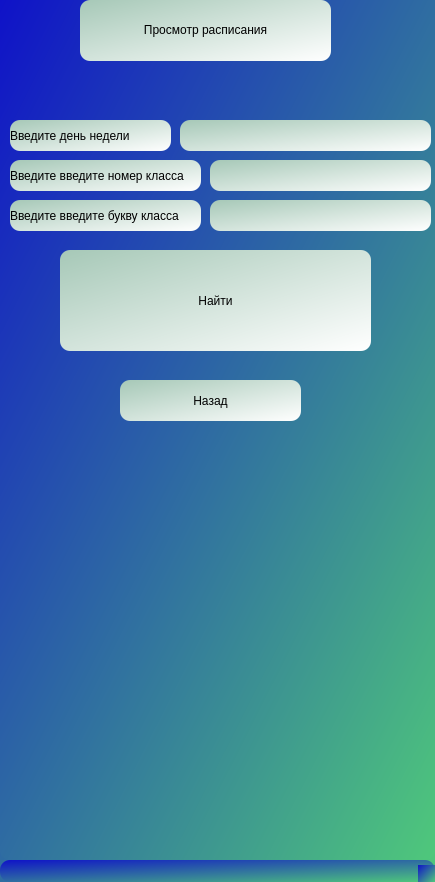
<?xml version="1.0" encoding="UTF-8"?>
<ui version="4.0">
 <class>MainWindow</class>
 <widget class="QMainWindow" name="MainWindow">
  <property name="geometry">
   <rect>
    <x>0</x>
    <y>0</y>
    <width>435</width>
    <height>882</height>
   </rect>
  </property>
  <property name="windowTitle">
   <string>MainWindow</string>
  </property>
  <property name="styleSheet">
   <string notr="true">background-color: qlineargradient(spread:pad, x1:0, y1:0, x2:1, y2:1, stop:0 rgba(15, 18, 200, 255), stop:1 rgba(79, 200, 123, 255));
border-radius: 10px;</string>
  </property>
  <widget class="QWidget" name="centralwidget">
   <widget class="QLabel" name="label_4">
    <property name="geometry">
     <rect>
      <x>80</x>
      <y>0</y>
      <width>251</width>
      <height>61</height>
     </rect>
    </property>
    <property name="toolTip">
     <string>&lt;html&gt;&lt;head/&gt;&lt;body&gt;&lt;p align=&quot;center&quot;&gt;Редактирование ученика&lt;/p&gt;&lt;/body&gt;&lt;/html&gt;</string>
    </property>
    <property name="whatsThis">
     <string>&lt;html&gt;&lt;head/&gt;&lt;body&gt;&lt;p align=&quot;center&quot;&gt;Редактирование ученика&lt;/p&gt;&lt;/body&gt;&lt;/html&gt;</string>
    </property>
    <property name="styleSheet">
     <string notr="true">background-color: qlineargradient(spread:pad, x1:0, y1:0, x2:1, y2:1, stop:0 rgba(166, 200, 183, 255), stop:1 rgba(255, 255, 255, 255));</string>
    </property>
    <property name="text">
     <string>&lt;html&gt;&lt;head/&gt;&lt;body&gt;&lt;p align=&quot;center&quot;&gt;Просмотр расписания&lt;/p&gt;&lt;/body&gt;&lt;/html&gt;</string>
    </property>
   </widget>
   <widget class="QLabel" name="label_8">
    <property name="geometry">
     <rect>
      <x>20</x>
      <y>200</y>
      <width>151</width>
      <height>31</height>
     </rect>
    </property>
    <property name="styleSheet">
     <string notr="true">background-color: rgb(255, 167, 15);</string>
    </property>
    <property name="text">
     <string>Введите новый данные</string>
    </property>
   </widget>
   <widget class="QPushButton" name="finish">
    <property name="geometry">
     <rect>
      <x>60</x>
      <y>250</y>
      <width>311</width>
      <height>101</height>
     </rect>
    </property>
    <property name="styleSheet">
     <string notr="true">background-color: qlineargradient(spread:pad, x1:0, y1:0, x2:1, y2:1, stop:0 rgba(166, 200, 183, 255), stop:1 rgba(255, 255, 255, 255));</string>
    </property>
    <property name="text">
     <string>Найти</string>
    </property>
   </widget>
   <widget class="QPushButton" name="back">
    <property name="geometry">
     <rect>
      <x>120</x>
      <y>380</y>
      <width>181</width>
      <height>41</height>
     </rect>
    </property>
    <property name="styleSheet">
     <string notr="true">background-color: qlineargradient(spread:pad, x1:0, y1:0, x2:1, y2:1, stop:0 rgba(166, 200, 183, 255), stop:1 rgba(255, 255, 255, 255));</string>
    </property>
    <property name="text">
     <string>Назад</string>
    </property>
   </widget>
   <widget class="QLabel" name="label_12">
    <property name="geometry">
     <rect>
      <x>10</x>
      <y>120</y>
      <width>161</width>
      <height>31</height>
     </rect>
    </property>
    <property name="styleSheet">
     <string notr="true">background-color: qlineargradient(spread:pad, x1:0, y1:0, x2:1, y2:1, stop:0 rgba(166, 200, 183, 255), stop:1 rgba(255, 255, 255, 255));</string>
    </property>
    <property name="text">
     <string>Введите день недели</string>
    </property>
   </widget>
   <widget class="QLineEdit" name="day">
    <property name="geometry">
     <rect>
      <x>180</x>
      <y>120</y>
      <width>251</width>
      <height>31</height>
     </rect>
    </property>
    <property name="styleSheet">
     <string notr="true">background-color: qlineargradient(spread:pad, x1:0, y1:0, x2:1, y2:1, stop:0 rgba(166, 200, 183, 255), stop:1 rgba(255, 255, 255, 255));</string>
    </property>
   </widget>
   <widget class="QLabel" name="label_17">
    <property name="geometry">
     <rect>
      <x>10</x>
      <y>200</y>
      <width>191</width>
      <height>31</height>
     </rect>
    </property>
    <property name="styleSheet">
     <string notr="true">background-color: qlineargradient(spread:pad, x1:0, y1:0, x2:1, y2:1, stop:0 rgba(166, 200, 183, 255), stop:1 rgba(255, 255, 255, 255));</string>
    </property>
    <property name="text">
     <string>Введите введите букву класса</string>
    </property>
   </widget>
   <widget class="QLineEdit" name="class_number">
    <property name="geometry">
     <rect>
      <x>210</x>
      <y>160</y>
      <width>221</width>
      <height>31</height>
     </rect>
    </property>
    <property name="styleSheet">
     <string notr="true">background-color: qlineargradient(spread:pad, x1:0, y1:0, x2:1, y2:1, stop:0 rgba(166, 200, 183, 255), stop:1 rgba(255, 255, 255, 255));</string>
    </property>
   </widget>
   <widget class="QLabel" name="label_18">
    <property name="geometry">
     <rect>
      <x>10</x>
      <y>160</y>
      <width>191</width>
      <height>31</height>
     </rect>
    </property>
    <property name="styleSheet">
     <string notr="true">background-color: qlineargradient(spread:pad, x1:0, y1:0, x2:1, y2:1, stop:0 rgba(166, 200, 183, 255), stop:1 rgba(255, 255, 255, 255));</string>
    </property>
    <property name="text">
     <string>Введите введите номер класса</string>
    </property>
   </widget>
   <widget class="QLineEdit" name="class_char">
    <property name="geometry">
     <rect>
      <x>210</x>
      <y>200</y>
      <width>221</width>
      <height>31</height>
     </rect>
    </property>
    <property name="styleSheet">
     <string notr="true">background-color: qlineargradient(spread:pad, x1:0, y1:0, x2:1, y2:1, stop:0 rgba(166, 200, 183, 255), stop:1 rgba(255, 255, 255, 255));</string>
    </property>
   </widget>
  </widget>
  <widget class="QMenuBar" name="menubar">
   <property name="geometry">
    <rect>
     <x>0</x>
     <y>0</y>
     <width>435</width>
     <height>26</height>
    </rect>
   </property>
  </widget>
  <widget class="QStatusBar" name="statusbar"/>
 </widget>
 <resources/>
 <connections/>
</ui>
